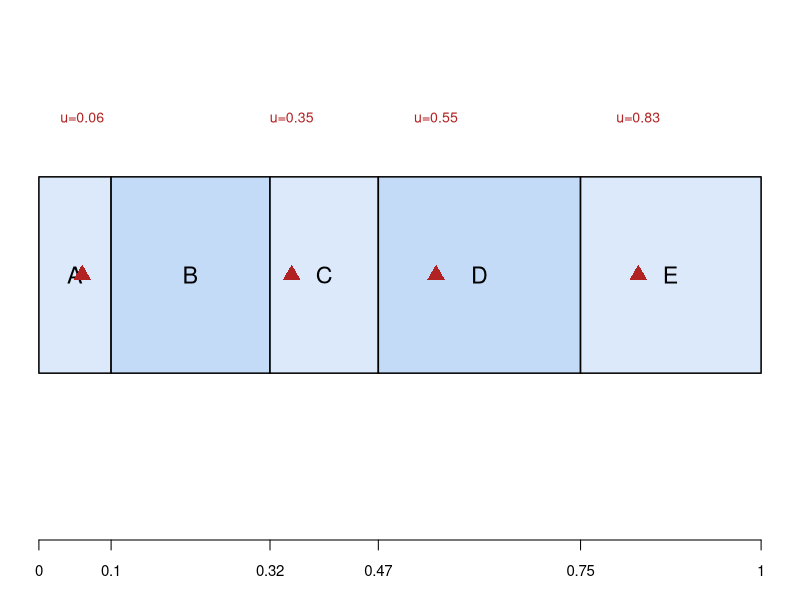

Here is the R script that generated this plot:
## ---- chunk 1
#| include: false
knitr::opts_chunk$set(
  echo = FALSE,
  fig.align = "center"
)
## ---- chunk 2
#| label: fig-pps-line
#| fig-width: 8
#| fig-height: 2.6
#| out-width: "85%"
set.seed(1)
psi <- c(0.10, 0.22, 0.15, 0.28, 0.25)
labels <- LETTERS[1:5]
cum <- c(0, cumsum(psi))
draws <- c(0.06, 0.35, 0.55, 0.83)

par(mar = c(3, 0.5, 0.5, 0.5))
plot(NA, xlim = c(0, 1), ylim = c(0, 1), xaxt = "n", yaxt = "n",
     xlab = "", ylab = "", bty = "n")
cols <- rep(c("#dbe9fb", "#c3dbf7"), length.out = 5)
rect(cum[-6], 0.3, cum[-1], 0.7, col = cols, border = "black", lwd = 1.5)
text((cum[-6] + cum[-1]) / 2, 0.5, labels, cex = 1.4)
axis(1, at = cum, labels = round(cum, 2), cex.axis = 0.9)
points(draws, rep(0.5, 4), pch = 17, col = "firebrick", cex = 1.8)
text(draws, rep(0.82, 4), sprintf("u=%.2f", draws), col = "firebrick", cex = 0.85)
